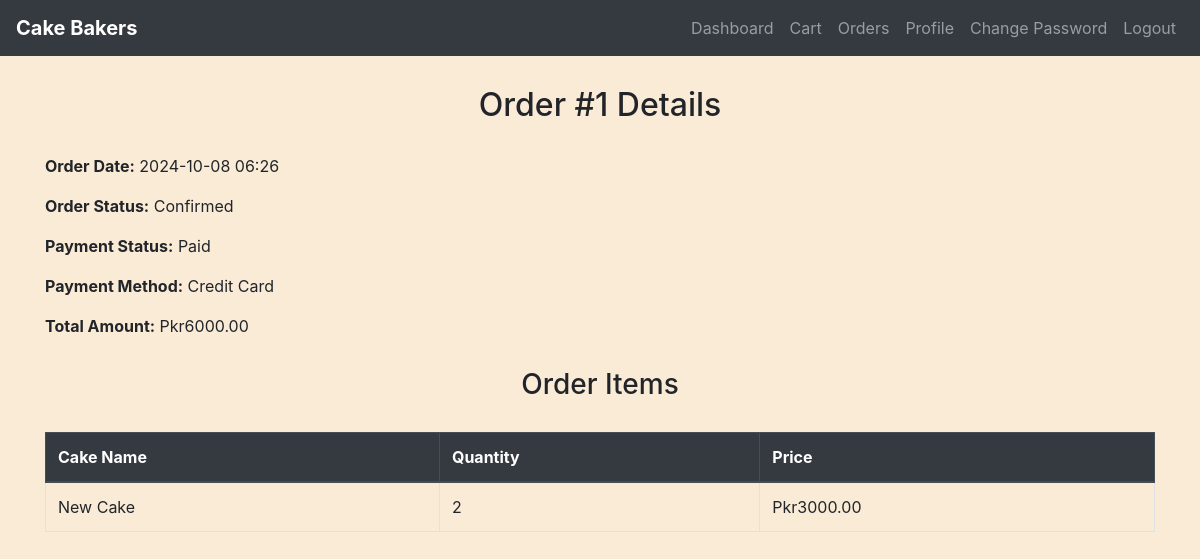
Screenshot of /view_order_details/1/ (signed in) with the database file from the repository.
### myapp/models.py (models this page shows, shortened)
class Order(models.Model):
    ORDER_STATUS_CHOICES = [
        ('Pending', 'Pending'),
        ('Confirmed', 'Confirmed'),
        ('Shipped', 'Shipped'),
        ('Delivered', 'Delivered'),
        ('Canceled', 'Canceled')
    ]
    PAYMENT_STATUS_CHOICES = [
        ('Pending', 'Pending'),
        ('Paid', 'Paid')
    ]
    PAYMENT_METHOD_CHOICES = [
        ('Cash on Delivery', 'Cash on Delivery'),
        ('Credit Card', 'Credit Card'),
        ('Jazz Cash', 'Jazz Cash'),
        ('Easy Paisa', 'Easy Paisa')
    ]
    user = models.ForeignKey(User, on_delete=models.CASCADE)
    address = models.CharField(max_length=255)
    order_date = models.DateTimeField(auto_now_add=True)
    order_status = models.CharField(max_length=10, choices=ORDER_STATUS_CHOICES, default='Pending')
    total_amount = models.DecimalField(max_digits=10, decimal_places=2)
    payment_status = models.CharField(max_length=10, choices=PAYMENT_STATUS_CHOICES, default='Pending')
    payment_method = models.CharField(max_length=20, choices=PAYMENT_METHOD_CHOICES)

class OrderItem(models.Model):
    order = models.ForeignKey(Order, on_delete=models.CASCADE)
    cake = models.ForeignKey(Cake, on_delete=models.CASCADE)
    quantity = models.PositiveIntegerField()
    price = models.DecimalField(max_digits=10, decimal_places=2)

class Cake(models.Model):
    CAKE_SIZES = [
        ('Small', 'Small'),
        ('Medium', 'Medium'),
        ('Large', 'Large'),
    ]
    cake_id = models.AutoField(primary_key=True)
    cake_name = models.CharField(max_length=255)
    category = models.ForeignKey(CakeCategory, on_delete=models.CASCADE)
    price = models.DecimalField(max_digits=10, decimal_places=2)
    size = models.CharField(max_length=6, choices=CAKE_SIZES)
    description = models.TextField()
    image = models.ImageField(upload_to='cakes/', blank=True, null=True)
    created_at = models.DateTimeField(auto_now_add=True)
    updated_at = models.DateTimeField(auto_now=True)

### myapp/views.py (the view)
# urls.py: path('view_order_details/<int:order_id>/', views.view_order_details, name='view_order_details'),
@login_required
def view_order_details(request, order_id):
    order = get_object_or_404(Order, id=order_id, user=request.user)
    order_items = OrderItem.objects.filter(order=order)
    return render(request, 'order_details.html', {'order': order, 'order_items': order_items})

### templates/order_details.html (shortened to what this page needs)
{% extends "base.html" %}
{% block content %}
<div class="container mt-4">
    <h2>Order #{{ order.id }} Details</h2>
    <p><strong>Order Date:</strong> {{ order.order_date|date:"Y-m-d H:i" }}</p>
    <p><strong>Order Status:</strong> {{ order.get_order_status_display }}</p>
    <p><strong>Payment Status:</strong> {{ order.get_payment_status_display }}</p>
    <p><strong>Payment Method:</strong> {{ order.get_payment_method_display }}</p>
    <p><strong>Total Amount:</strong> Pkr{{ order.total_amount|floatformat:2 }}</p>
    <h3>Order Items</h3>
    <table class="table table-bordered">
        <thead class="thead-dark">
            <tr>
                <th>Cake Name</th>
                <th>Quantity</th>
                <th>Price</th>
            </tr>
        </thead>
        <tbody>
            {% for item in order_items %}
                <tr>
                    <td>{{ item.cake.cake_name }}</td>
                    <td>{{ item.quantity }}</td>
                    <td>Pkr{{ item.price|floatformat:2 }}</td>
                </tr>
            {% endfor %}
        </tbody>
    </table>
</div>
{% endblock %}

### templates/base.html (style rules this page uses)
body { background-color: antiquewhite; }
h1, h2, h3, h4 { margin: 30px; text-align: center; }

### rows the page displays
Order: id "1", order_date "2024-10-08 06:26", order_status "Confirmed", payment_status "Paid", payment_method "Credit Card", total_amount "6000.00"
OrderItem: cake.cake_name "New Cake", quantity "2", price "3000.00"
